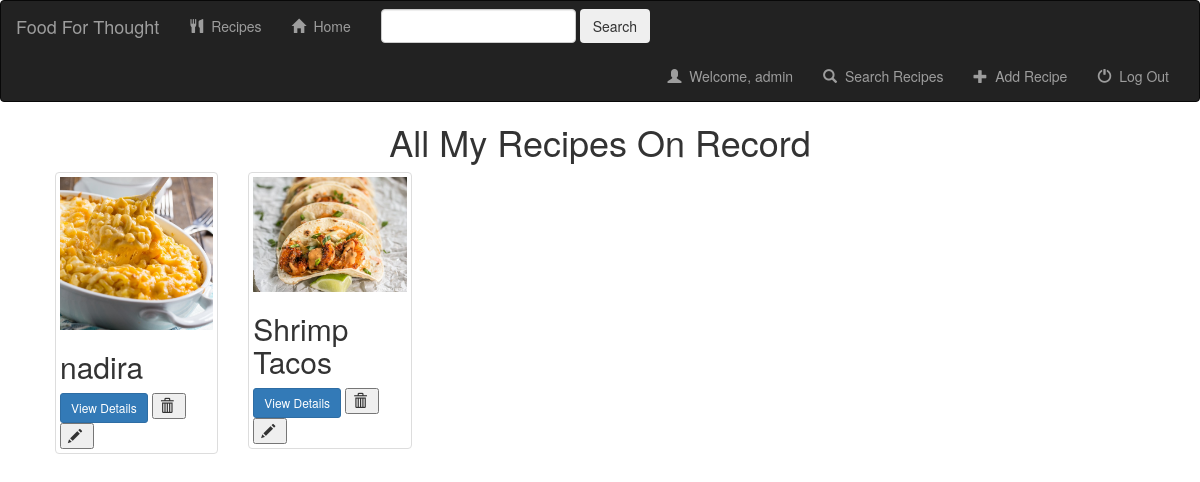
The app's page /recipe/ (signed in) with its own data.
### recipe/models.py (models this page shows, shortened)
class RecipeD(models.Model):
	user = models.ForeignKey(User, default=1)
	Name = models.CharField(max_length=250)
	post = models.CharField(max_length = 10000000, default="")
	Cuisine = models.CharField(max_length=250)
	created = models.DateTimeField(auto_now_add=True, blank=False, null=True)
	RecipeProcedure = models.CharField(max_length = 1000000)
	RecipePicture = models.FileField(default="")

### recipe/views.py (the view)
def index(request):
	if not request.user.is_authenticated:
		return render(request, 'recipe/login.html')
	else:
		all_recipes = RecipeD.objects.filter(user=request.user)
		user = request.user
		query = request.GET.get("q")
		if query:
			all_recipes = all_recipes.filter(Q(Name__icontains=query)).distinct()
			return render(request, 'recipe/index.html', {'all_recipes':all_recipes, 'user':user})
		else:
			return render(request, 'recipe/index.html', {'all_recipes':all_recipes, 'user':user})

### recipe/templates/recipe/index.html (shortened to what this page needs)
<head>
    <link rel="stylesheet" href="https://maxcdn.bootstrapcdn.com/bootstrap/3.3.6/css/bootstrap.min.css">
</head>
<nav class="navbar navbar-inverse">
    <div class ="container-fluid">
    <div class="navbar-header">
        <a class="navbar-brand" href="{% url 'recipe:index' %}">Food For Thought</a>
    </div>
    <div class="collapse navbar-collapse">
        <ul class="nav navbar-nav">
            <li class="">
                <a href="">
                    <span class="glyphicon glyphicon-cutlery"></span>&nbsp;
                    Recipes
                </a>
            </li>
            <li class="">
                <a href="{% url 'recipe:home'%}">
                    <span class="glyphicon glyphicon-home"></span>&nbsp;
                    Home
                </a>
            </li>
        </ul>
        <form class="navbar-form navbar-left" role="search" method="get" action="{% url 'recipe:index' %}">
            <div class="form-group">
                <input type="text" class="form-control" name="q" value="{{ request.GET.q }}">
            </div>
            <button type="submit" class=btn btn-default">Search</button>
        </form>
        <ul class = "nav navbar-nav navbar-right">
            <li class="">
                <a href="{% url 'recipe:index' %}">
                    <span class="glyphicon glyphicon-user"></span>&nbsp;
                    Welcome, {{user}}
                </a>
            </li>
            <li class="">
                <a href="{% url 'recipe:search' %}">
                    <span class="glyphicon glyphicon-search"></span>&nbsp;
                    Search Recipes
                </a>
            </li>
            <li class="">
                <a href="{% url 'recipe:recipe-add'%}">
                    <span class="glyphicon glyphicon-plus"></span>&nbsp;
                    Add Recipe
                </a>
            </li>
            <li class="">
                <a href="{% url 'recipe:logout_user' %}">
                    <span class="glyphicon glyphicon-off"></span>&nbsp;
                    Log Out
                </a>
            </li>
        </ul>
    </div>
    </div>
</nav>
<body style='background-color: white;'>
<h1><center>All My Recipes On Record</center></h1>
<ul>
    {% for recipe in all_recipes %}
    <div class = "col-sm-4 col-lg-2">
        <div class = "thumbnail">
         <img src = "{{recipe.RecipePicture.url}}"/>
    <h2>{{recipe.Name}}</h2>
     <a href="/recipe/{{ recipe.id }}" class="btn btn-primary btn-sm" role="button">View Details</a>
     <form action="{% url 'recipe:recipe-delete' recipe.id %}" method="post" style= "display: inline;">
     <button type="submit" clas="btn btn-default btn-sm">
         <span class="glyphicon glyphicon-trash"></span>&nbsp;
     </button>
     </form>
    <form action="{% url 'recipe:recipe-update' recipe.id %}" method="post" style= "display: inline;">
     <button type="submit" clas="btn btn-default btn-sm">
         <span class="glyphicon glyphicon-pencil"></span>&nbsp;
     </button>
     </form>
     </div>
     </div>
    {% endfor %}
</ul>
</body>

### records on screen
RecipeD: RecipePicture (picture), Name "nadira"
RecipeD: RecipePicture (picture), Name "Shrimp Tacos"

### other values on screen
{{ user }} "admin"
